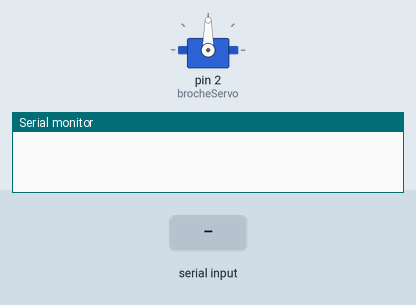
Simulated run of this sketch. Board: Arduino Uno, built with avr-gcc and run on an emulated ATmega328P. Shown: servo, the last lines printed to the serial monitor. Inputs (shaded band) come from the test bench.

Above: at 1.2 s.
1.3 s: "90,45\n" received over Serial
At 2.5 s:
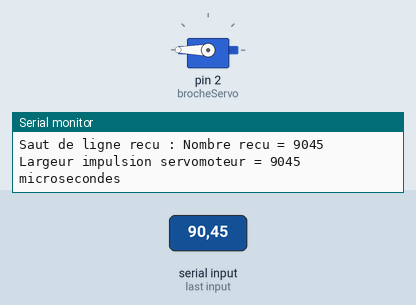
2.8 s: byte 10 (10) received over Serial
At 3.5 s:
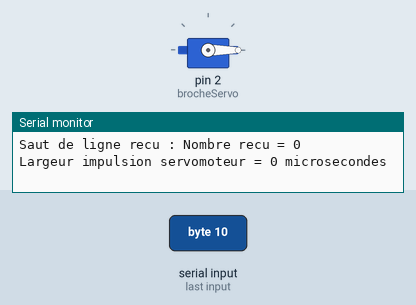
4.3 s: "30,150\n" received over Serial
At 4.8 s:
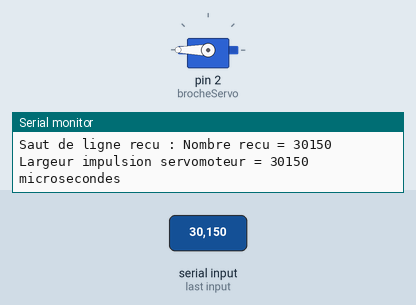
5.8 s: "10\n" received over Serial
At 7.0 s:
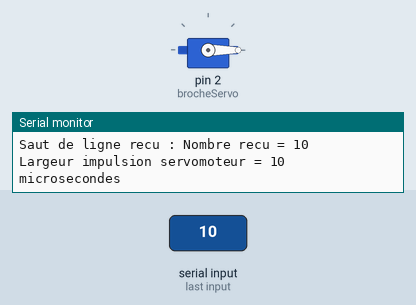
Timing chart, 0 to 8.3 s (numbered marks = the images above; inputs shaded):
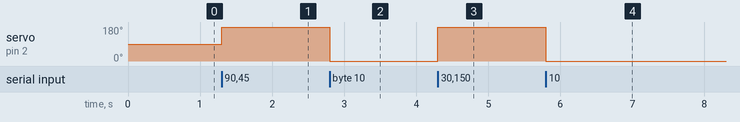

Measured:
- after the input at 1.3 s, servo on pin 2 (brocheServo): 90° → 180° at once
- after the input at 2.8 s, servo on pin 2 (brocheServo): 180° → 0° at once
- after the input at 4.3 s, servo on pin 2 (brocheServo): 0° → 180° at once
- after the input at 5.8 s, servo on pin 2 (brocheServo): 180° → 0° at once

The sketch:

Positionnement_servomoteur_liaison_serie.ino
```cpp
// -----Positionner 1 servomoteur via le Terminal série-----

//---- inclusion de librairie
#include <Servo.h> // inclut la librairie Servo

//--- entete déclarative = variables et constantes globales
int octetReception=0; // variable de réception octet
long nombreReception=0; // déclare variable long stocker nombre recu
const int brocheServo=2; // broche du servomoteur
Servo servo; // déclaration d'un objet servomoteur

void setup()
{
    Serial.begin(115200); // initialise la vitesse de la connexion série
    //-- utilise la meme vitesse dans le Terminal Série
    servo.attach(brocheServo); // attache le servomoteur à la broche

} // fin de la fonction setup()


void loop()
{

    while (Serial.available()>0)
    { // si un caractère en réception

        octetReception=Serial.read(); // lit le premier octet de la file d'attente

        if (octetReception==10)
        { // si Octet reçu est le saut de ligne

            Serial.print ("Saut de ligne recu : ");
            Serial.print ("Nombre recu = "); // affiche la le nombre reçu
            Serial.println (nombreReception);
            servo.writeMicroseconds(nombreReception);
            Serial.print ("Largeur impulsion servomoteur = ");
            Serial.print (nombreReception);
            Serial.println (" microsecondes");
            nombreReception=0; //RAZ le String de réception
            delay(10); // pause
            break; // sort de la boucle while
        } // fin if
        else
        { // si le caractère reçu n'est pas un saut de ligne
            octetReception=octetReception-48; // transfo valeur ASCII en valeur décimale
            // calcul du nombre à partir des valeurs reçues
            if ((octetReception>=0)&&(octetReception<=9))
            {
                nombreReception = (nombreReception*10)+octetReception;
            }
            else
            {
                Serial.println("La chaine n'est pas un nombre valide !");
            }

        } // fin else
    } // fin while - fin de réception de la chaine
} // fin de la fonction loop()
```
